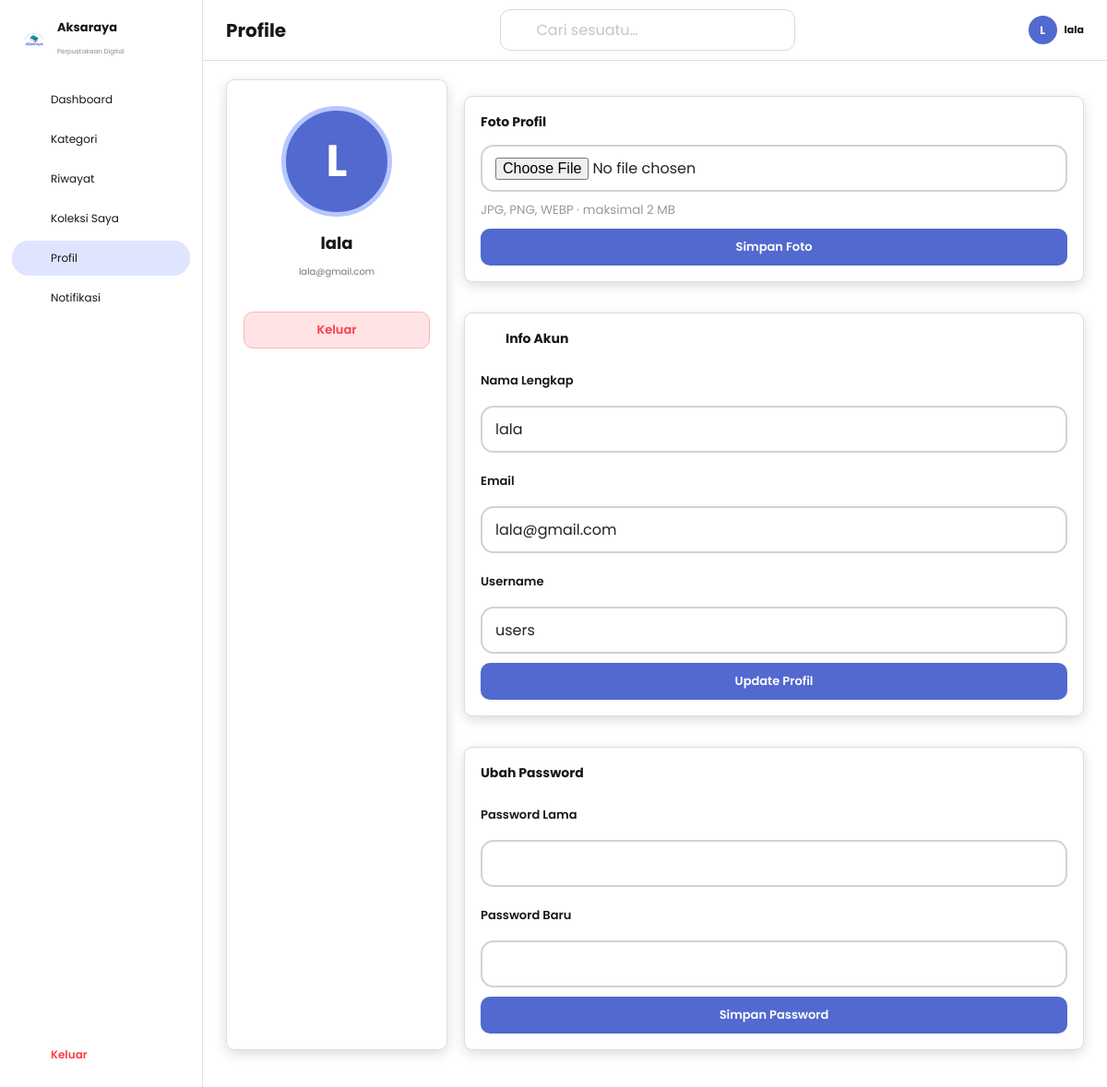
Page /views/profile.php (signed in) on the committed database.
### tables this page shows
CREATE TABLE `users` (
  `id` int(11) NOT NULL,
  `username` varchar(50) NOT NULL,
  `password` varchar(255) NOT NULL,
  `nama_lengkap` varchar(100) NOT NULL,
  `role` enum('admin','siswa') NOT NULL DEFAULT 'siswa',
  `created_at` timestamp NOT NULL DEFAULT current_timestamp(),
  `gmail` varchar(200) NOT NULL
);

### views/profile.php (the view, shortened to what this page needs)
<?php
require_once __DIR__ . '/../models/auth.php';
require_once __DIR__ . '/../views/layout.php';
$s = mysqli_prepare($conn, 'SELECT username,nama_lengkap,gmail,role,created_at,foto_profil FROM users WHERE id=?');
mysqli_stmt_bind_param($s, 'i', $_SESSION['id']);
mysqli_stmt_execute($s);
$u = mysqli_fetch_assoc(mysqli_stmt_get_result($s));
page_start('Profile', 'profile.php', $_SESSION['role']);
render_flash(); ?><div class="profile-layout">
    <div class="profile-card">
        <div class="profile-avatar large"><?php if (!empty($u['foto_profil'])): ?><img src="../assets/<?= e($u['foto_profil']) ?>" alt="Foto profil"><?php else: ?><?= strtoupper(substr($u['nama_lengkap'], 0, 1)) ?><?php endif; ?></div>
        <h2><?= e($u['nama_lengkap']) ?></h2>
        <p><?= e($u['gmail']) ?></p><a class="btn danger full" href="../controller/logout.php">Keluar</a>
    </div>
    <div class="profile-panels">
        <div class="form-card">
            <div class="form-card-title">
                <h3>Foto Profil</h3>
            </div>
            <form method="post" enctype="multipart/form-data"><input type="hidden" name="csrf" value="<?= csrf_token() ?>"><input type="hidden" name="action" value="photo"><input type="file" name="foto_profil" accept="image/jpeg,image/png,image/webp" required><small class="muted">JPG, PNG, WEBP · maksimal 2 MB</small><button class="btn primary" type="submit">Simpan Foto</button></form>
        </div>
        <div class="form-card">
            <div class="form-card-title">
                <h3><?= icon('user', 20) ?> Info Akun</h3>
            </div>
            <form method="post"><input type="hidden" name="csrf" value="<?= csrf_token() ?>"><input type="hidden" name="action" value="profile"><label>Nama Lengkap</label><input name="nama_lengkap" value="<?= e($u['nama_lengkap']) ?>" required><label>Email</label><input type="email" name="gmail" value="<?= e($u['gmail']) ?>" required><label>Username</label><input value="<?= e($u['username']) ?>" disabled><button class="btn primary">Update Profil</button></form>
        </div>
        <div class="form-card">
            <div class="form-card-title">
                <h3>Ubah Password</h3>
            </div>
            <form method="post"><label>Password Lama</label><input type="password" name="old_password" required><label>Password Baru</label><input type="password" name="new_password" minlength="6" required><button class="btn primary">Simpan Password</button></form>
        </div>
    </div>
</div><?php page_end(); ?>

### views/layout.php (shortened to what this page needs)
<?php
require_once __DIR__ . '/../models/auth.php';
require_once __DIR__ . '/../models/notifikasi.php';
function page_start(string $title, string $active, string $role): void
{
    global $conn;
    $isAdmin = $role === 'admin';
    $items = $isAdmin ? [
        'dashboard_admin.php' => ['home', 'Dashboard'],
        'buku.php' => ['book', 'Data Buku'],
        'kategori.php' => ['tag', 'Kategori Buku'],
        'anggota.php' => ['users', 'Anggota'],
        'peminjaman.php' => ['swap', 'Peminjaman'],
        'pengembalian.php' => ['return', 'Pengembalian'],
        'profile.php' => ['user', 'Profil'],
        'notifikasi.php' => ['bell', 'Notifikasi'],
    ] : [
        'dashboard_siswa.php' => ['home', 'Dashboard'],
        'kategori_siswa.php' => ['tag', 'Kategori'],
        'riwayat.php' => ['return', 'Riwayat'],
        'koleksi.php' => ['heart', 'Koleksi Saya'],
        'profile.php' => ['user', 'Profil'],
        'notifikasi.php' => ['bell', 'Notifikasi'],
    ];
?>
    <!doctype html>
    <html lang="id">
    <head>
        <link rel="stylesheet" href="../assets/style.css">
    </head>
    <body class="app-page">
        <div class="app-shell">
            <aside class="sidebar">
                <div class="brand"><img src="../assets/aksaraya.jpeg" alt="Aksaraya">
                    <div><strong>Aksaraya</strong><small>Perpustakaan Digital</small></div>
                </div><button class="sidebar-toggle icon-btn" type="button"><?= icon('menu', 22) ?></button>
                <nav>
                    <?php foreach ($items as $file => $item): ?><a class="nav-item <?= $active === $file ? 'active' : '' ?>" href="<?= $file ?>"><?= icon($item[0], 18) ?><span><?= e($item[1]) ?></span></a><?php endforeach; ?></nav><a class="nav-item logout" href="../controller/logout.php"><?= icon('logout', 18) ?><span>Keluar</span></a>
            </aside>
            <main class="main-content">
                <header class="topbar">
                    <div class="top-left"><button class="sidebar-toggle icon-btn mobile-only" type="button"><?= icon('menu', 23) ?></button>
                        <h1><?= e($title) ?></h1>
                    </div>
                    <form class="top-search" action="<?= $isAdmin ? 'buku.php' : 'kategori_siswa.php' ?>" method="get"><?= icon('search', 18) ?><input name="q" placeholder="Cari sesuatu…" value="<?= e($_GET['q'] ?? '') ?>"></form>
                    <div class="top-user"><a class="icon-btn notif-trigger" href="notifikasi.php" title="Notifikasi"><?= icon('bell', 20) ?><?php $notifCount = unread_notification_count($conn, (int)($_SESSION['id'] ?? 0));
                                                                                                                                            if ($notifCount): ?><span class="notif-badge"><?= min($notifCount, 99) ?></span><?php endif; ?></a><span class="avatar"><?php if (!empty($_SESSION['foto_profil'])): ?><img src="../assets/<?= e($_SESSION['foto_profil']) ?>" alt="Foto profil"><?php else: ?><?= strtoupper(substr($_SESSION['nama_lengkap'] ?? 'U', 0, 1)) ?><?php endif; ?></span>
                        <div><strong><?= e($_SESSION['nama_lengkap'] ?? 'User') ?></strong></div>
                    </div>
                </header>
                <section class="page-content">
                    <?php
                }
                function page_end(): void
                {
                    echo '</section></main></div><script src="../assets/app.js"></script></body></html>';
                }
                    if ($f = consume_flash()): ?><div class="alert <?= $f['type'] === 'success' ? 'success' : 'danger' ?>"><?= e($f['message']) ?></div><?php endif;

### models/auth.php (shortened to what this page needs)
<?php
function e($value): string
{
    return htmlspecialchars((string)$value, ENT_QUOTES, 'UTF-8');
}
function icon(string $name, int $size = 20): string
{
    $path = $paths[$name] ?? $paths['file'];
    return '<svg class="icon" width="' . $size . '" height="' . $size . '" viewBox="0 0 24 24" fill="none" stroke="currentColor" stroke-width="1.8" stroke-linecap="round" stroke-linejoin="round" aria-hidden="true">' . $path . '</svg>';
}

### assets/style.css (style rules this page uses)
:root { --blue: #5269cf; --blue-dark: #4158ba; --lav: #dfe4ff; --teal: #079eb4; --text: #171717; --muted: #8b8f9b; --line: #d7d9df; --bg: #fff; --danger: #ff3d46; --success: #21b77a; --shadow: 0 4px 14px rgba(0, 0, 0, .14) }
* { box-sizing: border-box }
html, body { margin: 0; min-height: 100%; font-family: Poppins, Arial, sans-serif; color: var(--text); background: #fff }
button, input, select, textarea { font: inherit }
a { color: inherit }
button { cursor: pointer }
.icon { display: block; flex: none }
.form-group label, label { display: block; font-size: 13px; font-weight: 600; margin-bottom: 7px }
.form-group input, .form-card input, .form-card select, .form-card textarea, input, select, textarea { width: 100%; border: 2px solid #cfd2d8; border-radius: 14px; background: #fff; padding: 11px 14px; outline: none; color: #222 }
input::placeholder, textarea::placeholder { color: #c3c6cc }
.icon-btn { border: 0; background: transparent; padding: 7px; display: inline-flex; align-items: center; justify-content: center }
.btn { border: 0; border-radius: 10px; min-height: 40px; padding: 9px 16px; display: inline-flex; gap: 7px; align-items: center; justify-content: center; text-decoration: none; font-weight: 600; font-size: 13px }
.btn.primary { background: var(--blue); color: #fff }
.btn.full { width: 100% }
.btn.danger { background: #ffe3e5; color: var(--danger); border: 1px solid #ffb5ba }
.app-shell { min-height: 100vh }
.sidebar { position: fixed; left: 0; top: 0; bottom: 0; width: 220px; background: #fff; border-right: 1px solid #dfe1e6; padding: 20px 13px 16px; z-index: 20; display: flex; flex-direction: column }
.brand { display: flex; align-items: center; gap: 8px; padding: 0 7px 24px }
.brand img { width: 34px; height: 34px; object-fit: cover; border-radius: 50% }
.brand strong { font-size: 13px; display: block }
.brand small { font-size: 7px; color: #888 }
.sidebar nav { display: flex; flex-direction: column; gap: 5px }
.nav-item { display: flex; align-items: center; gap: 11px; padding: 10px 13px; border-radius: 18px; text-decoration: none; font-size: 12px }
.nav-item:hover, .nav-item.active { background: var(--lav) }
.nav-item.logout { margin-top: auto; color: var(--danger); font-weight: 600 }
.main-content { margin-left: 220px; min-height: 100vh }
.topbar { height: 66px; border-bottom: 1px solid #dddfe5; background: #fff; display: flex; align-items: center; padding: 0 25px; gap: 22px; position: sticky; top: 0; z-index: 10 }
.top-left { display: flex; align-items: center; gap: 12px; min-width: 180px }
.topbar h1 { font-size: 20px; margin: 0; font-weight: 700 }
.top-search { width: 320px; margin: auto; display: flex; align-items: center; gap: 8px; border: 1px solid #d7d9df; border-radius: 11px; padding: 7px 11px }
.top-search input { border: 0; padding: 2px; background: transparent }
.top-user { display: flex; align-items: center; gap: 8px; margin-left: auto }
.top-user strong, .top-user small { display: block }
.top-user strong { font-size: 11px }
.avatar, .profile-avatar { width: 31px; height: 31px; border-radius: 50%; background: var(--blue); color: #fff; display: grid; place-items: center; font-weight: 700; font-size: 12px }
.page-content { padding: 20px 25px 40px }
.section-head, .page-heading, .form-card-title { display: flex; align-items: center; justify-content: space-between }
.table-card, .form-card { background: #fff; border: 1px solid #d9dce2; border-radius: 9px; box-shadow: var(--shadow) }
.muted { color: #999 }
.form-card { padding: 17px; margin-top: 18px }
.form-card-title { margin-bottom: 14px }
.form-card-title h3 { margin: 0; font-size: 14px; display: flex; gap: 7px; align-items: center }
.form-card label { margin-top: 11px }
.profile-layout { display: grid; grid-template-columns: 240px 1fr; gap: 18px }
.profile-card { border: 1px solid #ddd; border-radius: 9px; padding: 28px 18px; box-shadow: var(--shadow); text-align: center }
.profile-avatar.large { width: 120px; height: 120px; margin: 0 auto 15px; font-size: 48px; border: 5px solid #b7c7ff }
.profile-card h2 { font-size: 18px; margin: 5px 0 }
.profile-card p { font-size: 10px; color: #777 }
.profile-card .btn { margin-top: 25px }
.profile-panels { display: grid; gap: 15px }
.profile-avatar.large { overflow: hidden }
.avatar { overflow: hidden; padding: 0 }
.profile-panels .form-card form { display: flex; flex-direction: column; gap: 10px }
.notif-trigger { position: relative; text-decoration: none }

### rows in the picture
users: nama_lengkap "L", nama_lengkap "lala", gmail "lala@gmail.com", username "users"

### other values in the picture
$item[1] "Dashboard"
$item[1] "Kategori"
$item[1] "Riwayat"
$item[1] "Koleksi Saya"
$item[1] "Profil"
$item[1] "Notifikasi"
$title "Profile"
substr($_SESSION['nama_lengkap'] ?? 'U', 0, 1) "L"
$_SESSION['nama_lengkap'] "lala"
